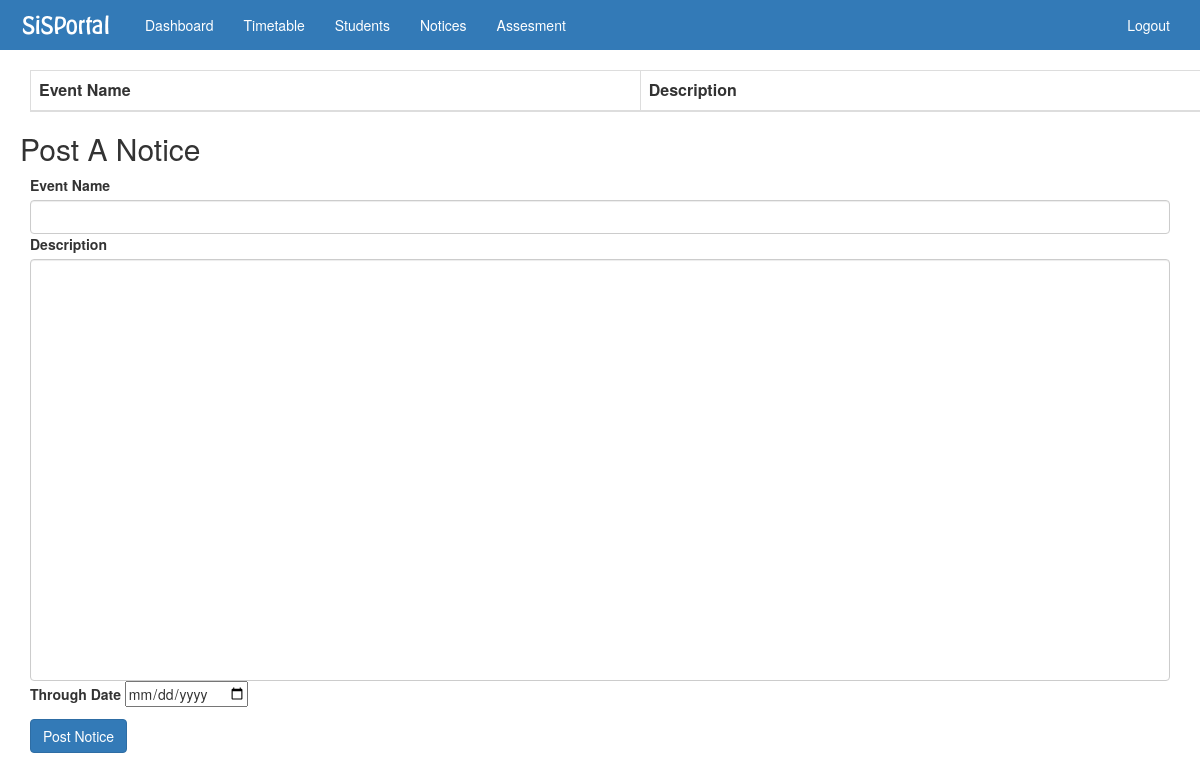
The app's page /notices.php (signed in), older data.
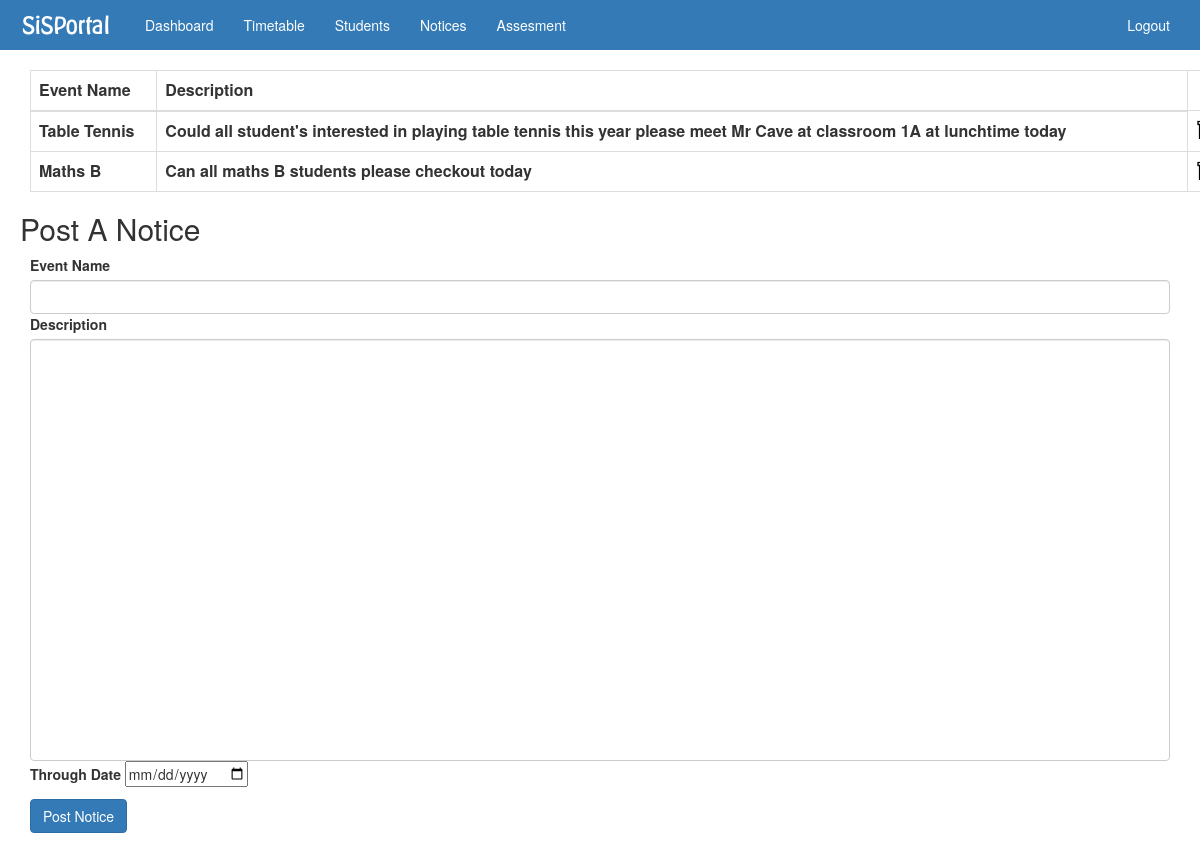
The same page, newer data.
### tables this page shows
CREATE TABLE `notices` (
  `noticeID` int(10) NOT NULL,
  `userID` int(10) NOT NULL,
  `activity` varchar(100) NOT NULL,
  `notice_comment` varchar(1000) NOT NULL,
  `through_date` date NOT NULL,
  PRIMARY KEY (`noticeID`)
);

### notices.php (the view, shortened to what this page needs)
<?php
require('dbc.php');
include('include.php');
$stmt = $pdo->query("SELECT * from notices order By through_date");
?>
<link rel='stylesheet' type='text/css' href='components/css/navbar.css'/>
<link rel='stylesheet' type='text/css' href='css/notice.css'/>
</head>
<body>
<?php
  if($_SESSION['teacher_status'] == 1){
    include("components/teacher-navbar.php");
  }
  else {
    include("components/navbar.php");
  }
?>
<table id='table-main' class="table table-bordered">
<thead>
<tr>
  <th>Event Name</th>
  <th>Description</th>
</tr>
</thead>
<tbody>
<?php
  while($row = $stmt->fetch()) {
    if($_SESSION['teacher_status'] == 1 || $row['userID'] == $_SESSION['userID']) {
      echo ("<tr><th>".$row['activity']."</th><th>".$row['notice_comment']."</th><th><a href='deletenotice.php?noticeID=".$row['noticeID']."'><img width='20' src='images/trashcan.png'></a></th></tr>");
    }
    else {
    echo ("<tr><th>".$row['activity']."</th><th>".$row['notice_comment']."</th></tr>");
    }
  }
?>
</table>
<?php if ($_SESSION['teacher_status'] == 1): ?>
  <h2 id='notice-title'>Post A Notice</h2>
  <form action='noticepost.php' method='POST'>
    <div id='post-notice' class='form-group'>
      <label>Event Name</label>
      <input type='text' name='eventname' class='form-control'>
      <label>Description</label>
      <input id='desc-box' type='text' name='description' class='form-control'>
      <label>Through Date</label>
      <input type='date' name='date_through'><br>
      <button type='submit' id='button-submit' class='btn btn-primary'>Post Notice</button>
    </div>
  </form>
<?php endif; ?>
</body>

Row changes from the older to the newer data that the page shows:
added notices: activity "Table Tennis", notice_comment "Could all student's interested in playing table tennis this year please meet Mr Cave at classroom 1A at lunchtime today"
added notices: activity "Maths B", notice_comment "Can all maths B students please checkout today"
